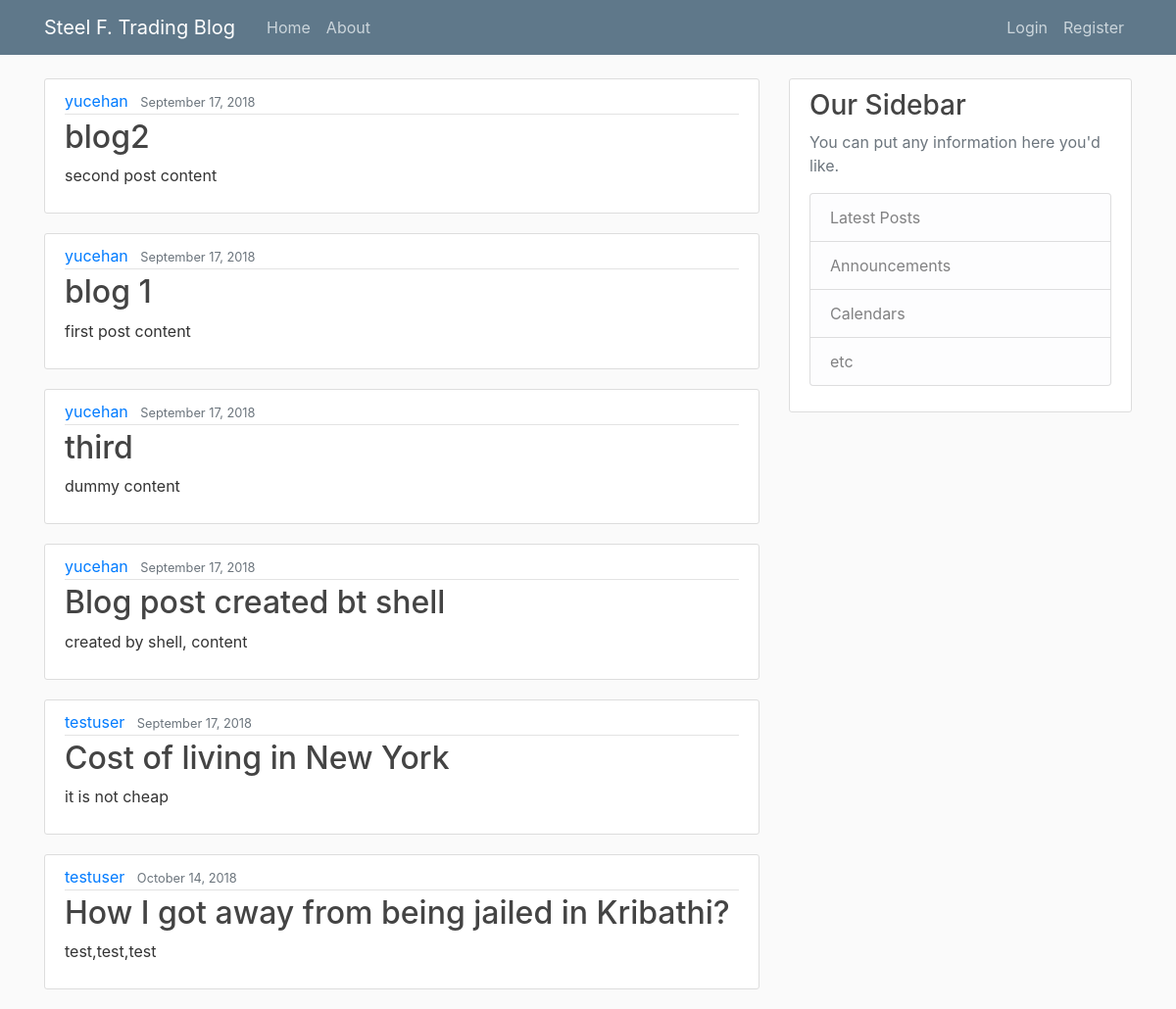
The page / on the database its author committed.
### blog/models.py (models this page shows, shortened)
class Post(models.Model):
    title = models.CharField(max_length=150)
    content = models.TextField()
    date_posted = models.DateTimeField(default=timezone.now)
    author = models.ForeignKey(User, on_delete=models.CASCADE)

### blog/views.py (the view)
# urls.py: path('', views.home, name='blog-home'),
def home(request):
    context = {
        'posts': Post.objects.all()
    }
    return render(request, 'blog/home.html', context)

### blog/templates/blog/home.html
{% extends "blog/base.html" %}
{% block content %}
    {% for post in posts %}
        <article class="media content-section">
            <div class="media-body">
                <div class="article-metadata">
                <a class="mr-2" href="#">{{ post.author }}</a>
                <small class="text-muted">{{ post.date_posted|date:"F d, Y" }}</small>
            </div>
            <h2><a class="article-title" href="#">{{ post.title }}</a></h2>
            <p class="article-content">{{ post.content }}</p>
            </div>
        </article>
    {% endfor %}
{% endblock content %}

### blog/templates/blog/base.html (shortened to what this page needs)
{% load static %}
<!DOCTYPE html>
<html lang="en">
<head>
    <link rel="stylesheet" href="https://maxcdn.bootstrapcdn.com/bootstrap/4.0.0/css/bootstrap.min.css">
    <link rel="stylesheet" type="text/css" href="{% static 'blog/main.css' %}"
</head>
<body>
<header class="site-header">
    <nav class="navbar navbar-expand-md navbar-dark bg-steel fixed-top">
        <div class="container">
        <a class="navbar-brand mr-4" href="/">Steel F. Trading Blog</a>
        <div class="collapse navbar-collapse" id="navbarToggle">
            <div class="navbar-nav mr-auto">
            <a class="nav-item nav-link" href="{% url 'blog-home' %}">Home</a>
            <a class="nav-item nav-link" href="{% url 'blog-about' %}">About</a>
        </div>
        <div class="navbar-nav">
          {% if user.is_authenticated %}
            <a class="nav-item nav-link" href="{% url 'profile' %}">Profile</a>
            <a class="nav-item nav-link" href="{% url 'logout' %}">Logout</a>
          {% else %}
            <a class="nav-item nav-link" href="{% url 'login' %}">Login</a>
            <a class="nav-item nav-link" href="{% url 'register' %}">Register</a>
          {% endif %}
        </div>
      </div>
    </div>
  </nav>
</header>
<main role="main" class="container">
  <div class="row">
    <div class="col-md-8">
      {% block content %}{% endblock %}
    </div>
    <div class="col-md-4">
      <div class="content-section">
        <h3>Our Sidebar</h3>
        <p class='text-muted'>You can put any information here you'd like.
          <ul class="list-group">
            <li class="list-group-item list-group-item-light">Latest Posts</li>
            <li class="list-group-item list-group-item-light">Announcements</li>
            <li class="list-group-item list-group-item-light">Calendars</li>
            <li class="list-group-item list-group-item-light">etc</li>
          </ul>
        </p>
      </div>
    </div>
  </div>
</main>
</body>
</html>

### blog/static/blog/main.css (style rules this page uses)
body { background: #fafafa; color: #333333; margin-top: 5rem; }
h1, h2, h3, h4, h5, h6 { color: #444444; }
ul { margin: 0; }
.bg-steel { background-color: #5f788a; }
.site-header .navbar-nav .nav-link { color: #cbd5db; }
.content-section { background: #ffffff; padding: 10px 20px; border: 1px solid #dddddd; border-radius: 3px; margin-bottom: 20px; }
.article-title { color: #444444; }
.article-content { white-space: pre-line; }
.article-metadata { padding-bottom: 1px; margin-bottom: 4px; border-bottom: 1px solid #e3e3e3 }

### rows shown on the page
Post: author "yucehan", date_posted "September 17, 2018", title "blog2", content "second post content"
Post: author "yucehan", date_posted "September 17, 2018", title "blog 1", content "first post content"
Post: author "yucehan", date_posted "September 17, 2018", title "third", content "dummy content"
Post: author "yucehan", date_posted "September 17, 2018", title "Blog post created bt shell", content "created by shell, content"
Post: author "testuser", date_posted "September 17, 2018", title "Cost of living in New York", content "it is not cheap"
Post: author "testuser", date_posted "October 14, 2018", title "How I got away from being jailed in Kribathi?", content "test,test,test"
